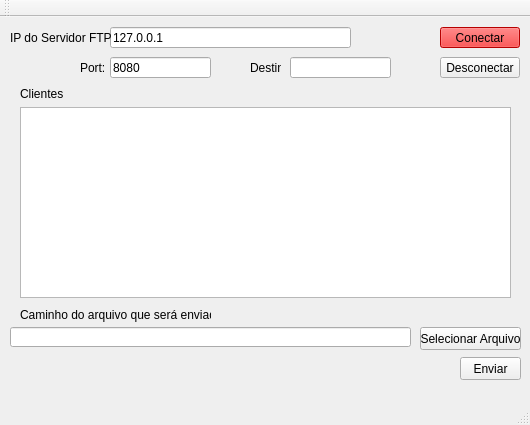
<?xml version="1.0" encoding="UTF-8"?>
<ui version="4.0">
 <class>MainWindow</class>
 <widget class="QMainWindow" name="MainWindow">
  <property name="geometry">
   <rect>
    <x>0</x>
    <y>0</y>
    <width>530</width>
    <height>425</height>
   </rect>
  </property>
  <property name="windowTitle">
   <string>Cliente FTP</string>
  </property>
  <property name="tabShape">
   <enum>QTabWidget::Rounded</enum>
  </property>
  <widget class="QWidget" name="centralWidget">
   <widget class="QLabel" name="label">
    <property name="geometry">
     <rect>
      <x>20</x>
      <y>70</y>
      <width>47</width>
      <height>13</height>
     </rect>
    </property>
    <property name="text">
     <string>Clientes</string>
    </property>
   </widget>
   <widget class="QLabel" name="label_3">
    <property name="geometry">
     <rect>
      <x>20</x>
      <y>290</y>
      <width>191</width>
      <height>16</height>
     </rect>
    </property>
    <property name="text">
     <string>Caminho do arquivo que será enviado:</string>
    </property>
   </widget>
   <widget class="QPushButton" name="pushButton_SendFile">
    <property name="geometry">
     <rect>
      <x>460</x>
      <y>340</y>
      <width>61</width>
      <height>23</height>
     </rect>
    </property>
    <property name="text">
     <string>Enviar</string>
    </property>
   </widget>
   <widget class="QLineEdit" name="lineEdit_nomeArquivo">
    <property name="geometry">
     <rect>
      <x>10</x>
      <y>310</y>
      <width>401</width>
      <height>20</height>
     </rect>
    </property>
   </widget>
   <widget class="QLineEdit" name="lineEdit_ServerIp">
    <property name="geometry">
     <rect>
      <x>110</x>
      <y>10</y>
      <width>241</width>
      <height>21</height>
     </rect>
    </property>
    <property name="text">
     <string>127.0.0.1</string>
    </property>
    <property name="maxLength">
     <number>15</number>
    </property>
   </widget>
   <widget class="QLabel" name="label_2">
    <property name="geometry">
     <rect>
      <x>10</x>
      <y>10</y>
      <width>101</width>
      <height>21</height>
     </rect>
    </property>
    <property name="text">
     <string>IP do Servidor FTP:</string>
    </property>
   </widget>
   <widget class="QLabel" name="label_4">
    <property name="geometry">
     <rect>
      <x>80</x>
      <y>40</y>
      <width>31</width>
      <height>21</height>
     </rect>
    </property>
    <property name="text">
     <string>Port:</string>
    </property>
   </widget>
   <widget class="QLineEdit" name="lineEdit_ServerPort">
    <property name="geometry">
     <rect>
      <x>110</x>
      <y>40</y>
      <width>101</width>
      <height>21</height>
     </rect>
    </property>
    <property name="text">
     <string>8080</string>
    </property>
   </widget>
   <widget class="QPushButton" name="pushButton_Connect">
    <property name="geometry">
     <rect>
      <x>440</x>
      <y>10</y>
      <width>80</width>
      <height>21</height>
     </rect>
    </property>
    <property name="palette">
     <palette>
      <active>
       <colorrole role="WindowText">
        <brush brushstyle="SolidPattern">
         <color alpha="255">
          <red>0</red>
          <green>0</green>
          <blue>0</blue>
         </color>
        </brush>
       </colorrole>
       <colorrole role="Button">
        <brush brushstyle="SolidPattern">
         <color alpha="255">
          <red>255</red>
          <green>0</green>
          <blue>0</blue>
         </color>
        </brush>
       </colorrole>
       <colorrole role="Light">
        <brush brushstyle="SolidPattern">
         <color alpha="255">
          <red>255</red>
          <green>127</green>
          <blue>127</blue>
         </color>
        </brush>
       </colorrole>
       <colorrole role="Midlight">
        <brush brushstyle="SolidPattern">
         <color alpha="255">
          <red>255</red>
          <green>63</green>
          <blue>63</blue>
         </color>
        </brush>
       </colorrole>
       <colorrole role="Dark">
        <brush brushstyle="SolidPattern">
         <color alpha="255">
          <red>127</red>
          <green>0</green>
          <blue>0</blue>
         </color>
        </brush>
       </colorrole>
       <colorrole role="Mid">
        <brush brushstyle="SolidPattern">
         <color alpha="255">
          <red>170</red>
          <green>0</green>
          <blue>0</blue>
         </color>
        </brush>
       </colorrole>
       <colorrole role="Text">
        <brush brushstyle="SolidPattern">
         <color alpha="255">
          <red>0</red>
          <green>0</green>
          <blue>0</blue>
         </color>
        </brush>
       </colorrole>
       <colorrole role="BrightText">
        <brush brushstyle="SolidPattern">
         <color alpha="255">
          <red>255</red>
          <green>255</green>
          <blue>255</blue>
         </color>
        </brush>
       </colorrole>
       <colorrole role="ButtonText">
        <brush brushstyle="SolidPattern">
         <color alpha="255">
          <red>0</red>
          <green>0</green>
          <blue>0</blue>
         </color>
        </brush>
       </colorrole>
       <colorrole role="Base">
        <brush brushstyle="SolidPattern">
         <color alpha="255">
          <red>255</red>
          <green>255</green>
          <blue>255</blue>
         </color>
        </brush>
       </colorrole>
       <colorrole role="Window">
        <brush brushstyle="SolidPattern">
         <color alpha="255">
          <red>255</red>
          <green>0</green>
          <blue>0</blue>
         </color>
        </brush>
       </colorrole>
       <colorrole role="Shadow">
        <brush brushstyle="SolidPattern">
         <color alpha="255">
          <red>0</red>
          <green>0</green>
          <blue>0</blue>
         </color>
        </brush>
       </colorrole>
       <colorrole role="AlternateBase">
        <brush brushstyle="SolidPattern">
         <color alpha="255">
          <red>255</red>
          <green>127</green>
          <blue>127</blue>
         </color>
        </brush>
       </colorrole>
       <colorrole role="ToolTipBase">
        <brush brushstyle="SolidPattern">
         <color alpha="255">
          <red>255</red>
          <green>255</green>
          <blue>220</blue>
         </color>
        </brush>
       </colorrole>
       <colorrole role="ToolTipText">
        <brush brushstyle="SolidPattern">
         <color alpha="255">
          <red>0</red>
          <green>0</green>
          <blue>0</blue>
         </color>
        </brush>
       </colorrole>
      </active>
      <inactive>
       <colorrole role="WindowText">
        <brush brushstyle="SolidPattern">
         <color alpha="255">
          <red>0</red>
          <green>0</green>
          <blue>0</blue>
         </color>
        </brush>
       </colorrole>
       <colorrole role="Button">
        <brush brushstyle="SolidPattern">
         <color alpha="255">
          <red>255</red>
          <green>0</green>
          <blue>0</blue>
         </color>
        </brush>
       </colorrole>
       <colorrole role="Light">
        <brush brushstyle="SolidPattern">
         <color alpha="255">
          <red>255</red>
          <green>127</green>
          <blue>127</blue>
         </color>
        </brush>
       </colorrole>
       <colorrole role="Midlight">
        <brush brushstyle="SolidPattern">
         <color alpha="255">
          <red>255</red>
          <green>63</green>
          <blue>63</blue>
         </color>
        </brush>
       </colorrole>
       <colorrole role="Dark">
        <brush brushstyle="SolidPattern">
         <color alpha="255">
          <red>127</red>
          <green>0</green>
          <blue>0</blue>
         </color>
        </brush>
       </colorrole>
       <colorrole role="Mid">
        <brush brushstyle="SolidPattern">
         <color alpha="255">
          <red>170</red>
          <green>0</green>
          <blue>0</blue>
         </color>
        </brush>
       </colorrole>
       <colorrole role="Text">
        <brush brushstyle="SolidPattern">
         <color alpha="255">
          <red>0</red>
          <green>0</green>
          <blue>0</blue>
         </color>
        </brush>
       </colorrole>
       <colorrole role="BrightText">
        <brush brushstyle="SolidPattern">
         <color alpha="255">
          <red>255</red>
          <green>255</green>
          <blue>255</blue>
         </color>
        </brush>
       </colorrole>
       <colorrole role="ButtonText">
        <brush brushstyle="SolidPattern">
         <color alpha="255">
          <red>0</red>
          <green>0</green>
          <blue>0</blue>
         </color>
        </brush>
       </colorrole>
       <colorrole role="Base">
        <brush brushstyle="SolidPattern">
         <color alpha="255">
          <red>255</red>
          <green>255</green>
          <blue>255</blue>
         </color>
        </brush>
       </colorrole>
       <colorrole role="Window">
        <brush brushstyle="SolidPattern">
         <color alpha="255">
          <red>255</red>
          <green>0</green>
          <blue>0</blue>
         </color>
        </brush>
       </colorrole>
       <colorrole role="Shadow">
        <brush brushstyle="SolidPattern">
         <color alpha="255">
          <red>0</red>
          <green>0</green>
          <blue>0</blue>
         </color>
        </brush>
       </colorrole>
       <colorrole role="AlternateBase">
        <brush brushstyle="SolidPattern">
         <color alpha="255">
          <red>255</red>
          <green>127</green>
          <blue>127</blue>
         </color>
        </brush>
       </colorrole>
       <colorrole role="ToolTipBase">
        <brush brushstyle="SolidPattern">
         <color alpha="255">
          <red>255</red>
          <green>255</green>
          <blue>220</blue>
         </color>
        </brush>
       </colorrole>
       <colorrole role="ToolTipText">
        <brush brushstyle="SolidPattern">
         <color alpha="255">
          <red>0</red>
          <green>0</green>
          <blue>0</blue>
         </color>
        </brush>
       </colorrole>
      </inactive>
      <disabled>
       <colorrole role="WindowText">
        <brush brushstyle="SolidPattern">
         <color alpha="255">
          <red>127</red>
          <green>0</green>
          <blue>0</blue>
         </color>
        </brush>
       </colorrole>
       <colorrole role="Button">
        <brush brushstyle="SolidPattern">
         <color alpha="255">
          <red>255</red>
          <green>0</green>
          <blue>0</blue>
         </color>
        </brush>
       </colorrole>
       <colorrole role="Light">
        <brush brushstyle="SolidPattern">
         <color alpha="255">
          <red>255</red>
          <green>127</green>
          <blue>127</blue>
         </color>
        </brush>
       </colorrole>
       <colorrole role="Midlight">
        <brush brushstyle="SolidPattern">
         <color alpha="255">
          <red>255</red>
          <green>63</green>
          <blue>63</blue>
         </color>
        </brush>
       </colorrole>
       <colorrole role="Dark">
        <brush brushstyle="SolidPattern">
         <color alpha="255">
          <red>127</red>
          <green>0</green>
          <blue>0</blue>
         </color>
        </brush>
       </colorrole>
       <colorrole role="Mid">
        <brush brushstyle="SolidPattern">
         <color alpha="255">
          <red>170</red>
          <green>0</green>
          <blue>0</blue>
         </color>
        </brush>
       </colorrole>
       <colorrole role="Text">
        <brush brushstyle="SolidPattern">
         <color alpha="255">
          <red>127</red>
          <green>0</green>
          <blue>0</blue>
         </color>
        </brush>
       </colorrole>
       <colorrole role="BrightText">
        <brush brushstyle="SolidPattern">
         <color alpha="255">
          <red>255</red>
          <green>255</green>
          <blue>255</blue>
         </color>
        </brush>
       </colorrole>
       <colorrole role="ButtonText">
        <brush brushstyle="SolidPattern">
         <color alpha="255">
          <red>127</red>
          <green>0</green>
          <blue>0</blue>
         </color>
        </brush>
       </colorrole>
       <colorrole role="Base">
        <brush brushstyle="SolidPattern">
         <color alpha="255">
          <red>255</red>
          <green>0</green>
          <blue>0</blue>
         </color>
        </brush>
       </colorrole>
       <colorrole role="Window">
        <brush brushstyle="SolidPattern">
         <color alpha="255">
          <red>255</red>
          <green>0</green>
          <blue>0</blue>
         </color>
        </brush>
       </colorrole>
       <colorrole role="Shadow">
        <brush brushstyle="SolidPattern">
         <color alpha="255">
          <red>0</red>
          <green>0</green>
          <blue>0</blue>
         </color>
        </brush>
       </colorrole>
       <colorrole role="AlternateBase">
        <brush brushstyle="SolidPattern">
         <color alpha="255">
          <red>255</red>
          <green>0</green>
          <blue>0</blue>
         </color>
        </brush>
       </colorrole>
       <colorrole role="ToolTipBase">
        <brush brushstyle="SolidPattern">
         <color alpha="255">
          <red>255</red>
          <green>255</green>
          <blue>220</blue>
         </color>
        </brush>
       </colorrole>
       <colorrole role="ToolTipText">
        <brush brushstyle="SolidPattern">
         <color alpha="255">
          <red>0</red>
          <green>0</green>
          <blue>0</blue>
         </color>
        </brush>
       </colorrole>
      </disabled>
     </palette>
    </property>
    <property name="text">
     <string>Conectar</string>
    </property>
   </widget>
   <widget class="QPushButton" name="pushButton_Disconnect">
    <property name="geometry">
     <rect>
      <x>440</x>
      <y>40</y>
      <width>80</width>
      <height>21</height>
     </rect>
    </property>
    <property name="text">
     <string>Desconectar</string>
    </property>
   </widget>
   <widget class="QPushButton" name="pushButton_SelectFile">
    <property name="geometry">
     <rect>
      <x>420</x>
      <y>310</y>
      <width>101</width>
      <height>23</height>
     </rect>
    </property>
    <property name="text">
     <string>Selecionar Arquivo</string>
    </property>
   </widget>
   <widget class="QTextEdit" name="textEdit">
    <property name="geometry">
     <rect>
      <x>20</x>
      <y>90</y>
      <width>491</width>
      <height>191</height>
     </rect>
    </property>
   </widget>
   <widget class="QLineEdit" name="lineEdit_Destino">
    <property name="geometry">
     <rect>
      <x>290</x>
      <y>40</y>
      <width>101</width>
      <height>21</height>
     </rect>
    </property>
    <property name="text">
     <string/>
    </property>
   </widget>
   <widget class="QLabel" name="label_5">
    <property name="geometry">
     <rect>
      <x>250</x>
      <y>40</y>
      <width>31</width>
      <height>21</height>
     </rect>
    </property>
    <property name="text">
     <string>Destino</string>
    </property>
   </widget>
  </widget>
  <widget class="QMenuBar" name="menuBar">
   <property name="geometry">
    <rect>
     <x>0</x>
     <y>0</y>
     <width>530</width>
     <height>17</height>
    </rect>
   </property>
  </widget>
  <widget class="QToolBar" name="mainToolBar">
   <attribute name="toolBarArea">
    <enum>TopToolBarArea</enum>
   </attribute>
   <attribute name="toolBarBreak">
    <bool>false</bool>
   </attribute>
  </widget>
  <widget class="QStatusBar" name="statusBar"/>
 </widget>
 <layoutdefault spacing="6" margin="11"/>
 <resources/>
 <connections/>
</ui>
